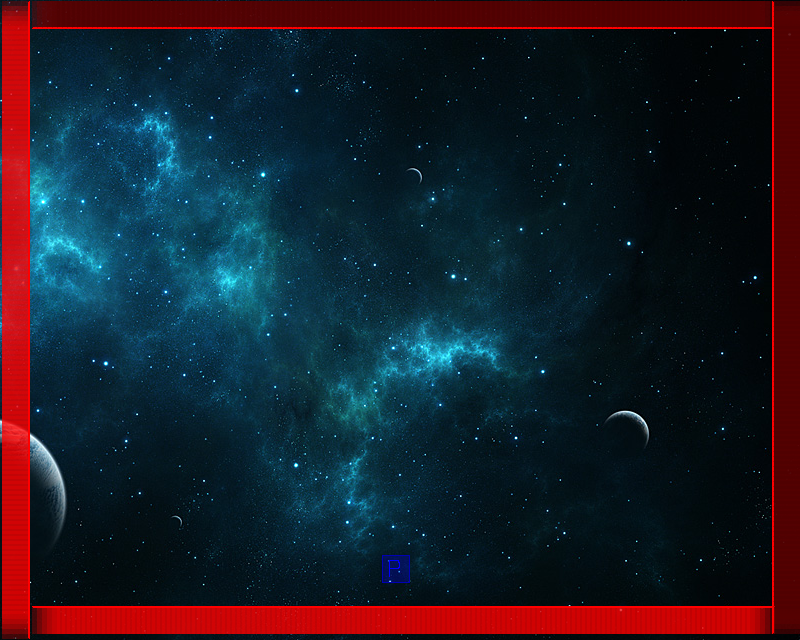

Tiled map render using the project's own tile images. Description and the map definition, with tile-layer contents summarised, below:
An orthogonal 160x128 tile map with 5x5 px tiles, 3 tile layers (bg, walls, units), 2 tilesets.

<map version="1.0" orientation="orthogonal" width="160" height="128" tilewidth="5" tileheight="5">
 <tileset firstgid="1" name="wall" tilewidth="5" tileheight="5">
  <image source="bg_3.jpg" trans="ff00ff" width="1024" height="640" />
 </tileset>
 <tileset firstgid="26113" source="triggers.tsx" />
 <layer name="bg" width="160" height="128">
  <data>[20480 cells, 20480 non-empty, 20480 distinct tile ids]</data>
 </layer>
 <layer name="walls" width="160" height="128">
  <data>[20480 cells, 533 non-empty, 4 distinct tile ids]</data>
 </layer>
 <layer name="units" width="160" height="128">
  <data>[20480 cells, 1 non-empty, 1 distinct tile ids]</data>
 </layer>
</map>